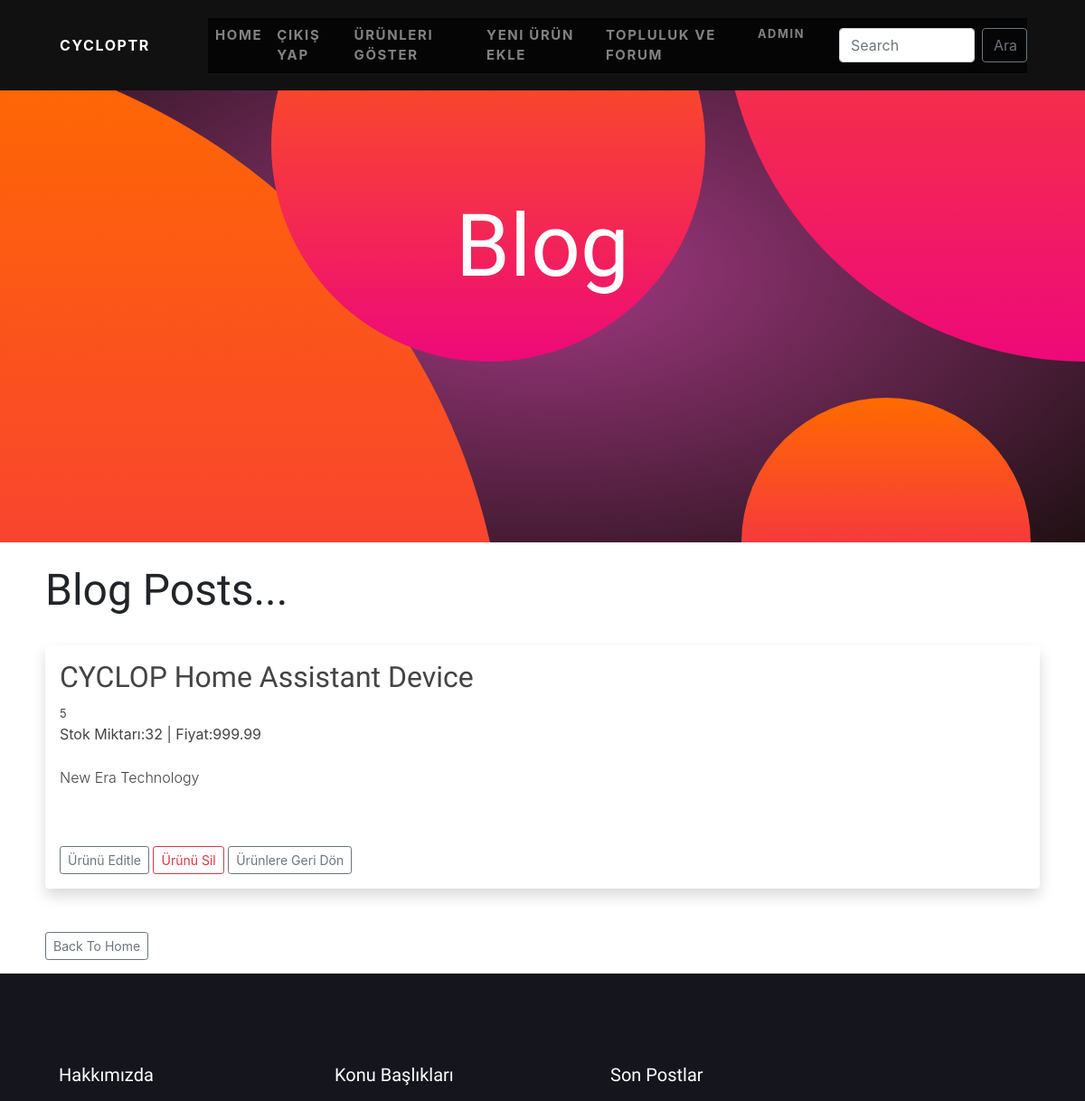
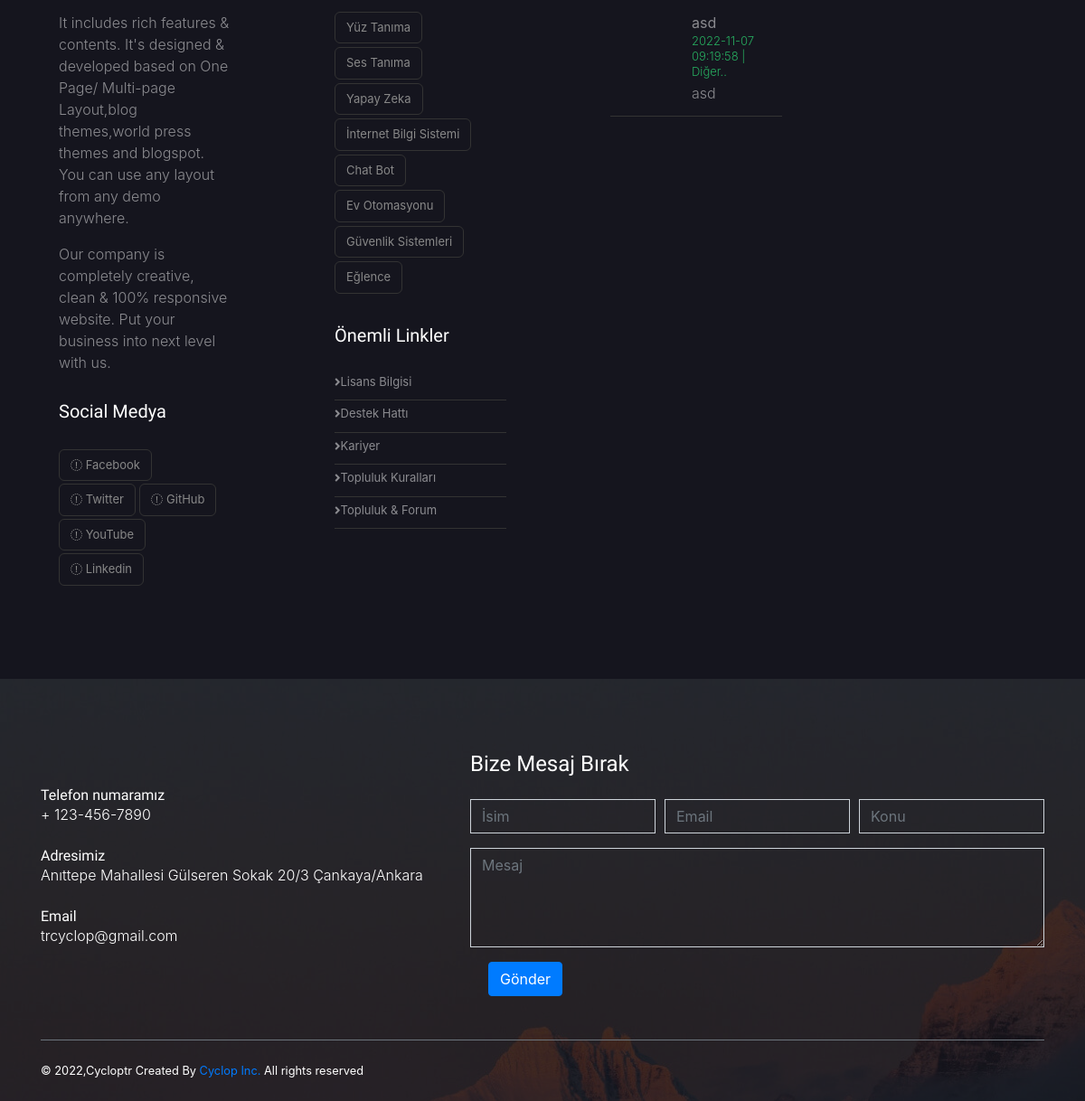
The page /product/1 (signed in) on the database its author committed (2 pictures, top to bottom).
### website/models.py (models this page shows)
class Products(dbsql.Model):
    id = dbsql.Column(dbsql.Integer , primary_key = True)
    name= dbsql.Column(dbsql.String(255),nullable = False)
    price = dbsql.Column(dbsql.Numeric(precision=10, scale=2),nullable = False)
    discount = dbsql.Column(dbsql.Integer,default = 0)
    stock = dbsql.Column(dbsql.Integer,nullable = False)
    date_added = dbsql.Column(dbsql.DateTime , default=datetime.utcnow)
    description = dbsql.Column(dbsql.Text,nullable= False)
    image_1 = dbsql.Column(dbsql.String(255),nullable=True,default = 'image.jpeg')
    image_2 = dbsql.Column(dbsql.String(255),nullable=True,default = 'image.jpeg')
    image_3 = dbsql.Column(dbsql.String(255),nullable=True,default = 'image.jpeg')

class Posts(dbsql.Model):
    id = dbsql.Column(dbsql.Integer , primary_key = True)
    title = dbsql.Column(dbsql.String(255))
    content = dbsql.Column(dbsql.Text)
    date_posted = dbsql.Column(dbsql.DateTime , default=datetime.utcnow)
    slug = dbsql.Column(dbsql.String(255))
    poster_id = dbsql.Column(dbsql.Integer, dbsql.ForeignKey('user.id'))

### website/auth.py (the view)
@auth.route('/product/<int:id>' , methods = ['GET','POST'])
@login_required
def product(id):
	posts_for_display=post_parser()
	product =  Products.query.get_or_404(id)
	return render_template("product.html",user=current_user,product = product,posts=posts_for_display)

### website/templates/product.html (shortened to what this page needs)
<!DOCTYPE html>
<html lang="en">
    <head>
        <link href="//maxcdn.bootstrapcdn.com/bootstrap/4.1.1/css/bootstrap.min.css" rel="stylesheet" id="bootstrap-css">
        <link href="{{ url_for('static', filename='css/pricing.css') }}" rel="stylesheet" type="text/css" />
        <link href="{{ url_for('static', filename='css/footer.css') }}" rel="stylesheet" type="text/css" />
        <link href="{{ url_for('static', filename='css/login.css') }}" rel="stylesheet" type="text/css" />
        <link href="{{ url_for('static', filename='css/contact.css') }}" rel="stylesheet" type="text/css" />
        <link href="{{ url_for('static', filename='css/animation.css') }}" rel="stylesheet" type="text/css" />
        <link href="{{ url_for('static', filename='css/teamcard.css') }}" rel="stylesheet" type="text/css" />
        <link href="{{ url_for('static', filename='css/bootstrapmodified.css') }}" rel="stylesheet" type="text/css" />
        <link href="{{ url_for('static', filename='css/home_search_button.css') }}" rel="stylesheet" type="text/css" />
    </head>
    <body id="page-top">
        <nav class="navbar navbar-expand-lg navbar-dark navbar-custom fixed-top">
            <a class="navbar-brand" href="#page-top" style="margin-left: 50px;">CYCLOPTR</a>
            <div class="container px-5">
                <div class="collapse navbar-collapse" id="navbarResponsive">
                    <ul class="navbar-nav ms-auto">
                        <li class="nav-item">
                            <a class="nav-link" href="/" id="home"class="active" style="font-size:15px ;">Home</a>
                        </li>
                        <li class="nav-item">
                            <a class="nav-link" href="/logout" id="logout" style="font-size:15px ;">Çıkış Yap</a>
                        </li>
                        <li class="nav-item">
                            <a class="nav-link" href="/show_products" id="show_products" style="font-size:15px ;">Ürünleri Göster</a>
                        </li>
                        <li class="nav-item">
                            <a class="nav-link" href="/add-products" id="add_products" style="font-size:15px ;">Yeni Ürün Ekle</a>
                        </li>
                        <li class="nav-item">
                            <a class="nav-link" href="/show-posts" id="show_posts" style="font-size:15px ;">Topluluk ve Forum</a>
                        </li>
                        {% if current_user.id == 1 %}
                        <li class="nav-item">
                            <a class="nav-link" href="{{ url_for('auth.admin')}}">Admin</a>
                          </li>
                        {% endif %}
                    </ul>
                    <form method="POST" action="{{ url_for('auth.search')}}" class="d-flex">
                        <input class="form-control me-2" type="search" placeholder="Search" aria-label="Search" name="searched">
                        <button class="btn btn-outline-secondary" type="submit">Ara</button>
                    </form>
                </div>
            </div>
        </nav>
        <header class="masthead text-center text-white">
            <div class="masthead-content">
                <div class="container px-5">
                    <h1 class="masthead-heading mb-0">Blog</h1>
                </div>
            </div>
            <div class="bg-circle-1 bg-circle"></div>
            <div class="bg-circle-2 bg-circle"></div>
            <div class="bg-circle-3 bg-circle"></div>
            <div class="bg-circle-4 bg-circle"></div>
        </header>
        <section id="scroll">
            <br/>
            <h1 style="font-size: 48px;margin-left: 50px;">Blog Posts...</h1>
            <br/>
            <div class="shadow p-3 mb-5 bg-body rounded" style="color: #444;margin-right: 50px;margin-left: 50px;">
                <h2 style="font-size: 32px;">{{ product.name}}</h2>
                <small> {{ product.discount}}</small><br/>
                Stok Miktarı:{{ product.stock}} | Fiyat:{{ product.price}}<br/><br/>
                {{ product.description|safe}}<br/><br/>
                {% if current_user.id == 1 %}
                <a href="{{url_for('auth.update_products',id = product.id)}}" class="btn btn-outline-secondary btn-sm">Ürünü Editle</a>
                <a href="{{url_for('auth.delete_products',id = product.id)}}" class="btn btn-outline-danger btn-sm">Ürünü Sil</a>
                {% endif %}
                <a href="{{ url_for('auth.show_products')}}" class="btn btn-outline-secondary btn-sm">Ürünlere Geri Dön</a>
            </div>
            <a href="{{ url_for('views.home')}}" class="btn btn-outline-secondary btn-sm" style="margin-left: 50px;margin-bottom: 15px;">Back To Home</a>
        </section>
        <footer class="kilimanjaro_area">
            <div class="foo_top_header_one section_padding_100_70">
                <div class="container">
                    <div class="row">
                        <div class="col-12 col-md-6 col-lg-3" style="width: 240px;">
                            <div class="kilimanjaro_part">
                                <h5>Hakkımızda</h5>
                                <p>It includes rich features & contents. It's designed & developed based on One Page/ Multi-page Layout,blog themes,world press themes and blogspot. You can use any layout from any demo anywhere.</p>
                                <p>Our company is completely creative, clean & 100% responsive website. Put your business into next level with us.</p>
                            </div>
                            <div class="kilimanjaro_part m-top-15">
                                <h5>Social Medya</h5>
                                <ul class="kilimanjaro_social_links">
                                    <li><a href="#"><i class="fa fa-facebook" aria-hidden="true"></i> Facebook</a></li>
                                    <li><a href="#"><i class="fa fa-twitter" aria-hidden="true"></i> Twitter</a></li>
                                    <li><a target="_blank" href="https://github.com/SAOCyper" ><i class="fa fa-github" aria-hidden="true"></i> GitHub</a></li>
                                    <li><a href="#"><i class="fa fa-youtube" aria-hidden="true"></i> YouTube</a></li>
                                    <li><a href="#"><i class="fa fa-linkedin" aria-hidden="true"></i> Linkedin</a></li>
                                </ul>
                            </div>
                        </div>
                        <div class="col-12 col-md-6 col-lg-3" style="width: 240px;">
                            <div class="kilimanjaro_part">
                                <h5>Konu Başlıkları</h5>
                                <ul class=" kilimanjaro_widget">
                                    <li><a href="#">Yüz Tanıma</a></li>
                                    <li><a href="#">Ses Tanıma</a></li>
                                    <li><a href="#">Yapay Zeka</a></li>
                                    <li><a href="#">İnternet Bilgi Sistemi</a></li>
                                    <li><a href="#">Chat Bot</a></li>
                                    <li><a href="#">Ev Otomasyonu</a></li>
                                    <li><a href="#">Güvenlik Sistemleri</a></li>
                                    <li><a href="#">Eğlence</a></li>
                                </ul>
                            </div>
                            <div class="kilimanjaro_part m-top-15">
                                <h5>Önemli Linkler</h5>
                                <ul class="kilimanjaro_links">
                                    <li><a href="terms-and-conditions"><i class="fa fa-angle-right" aria-hidden="true"></i>Lisans Bilgisi</a></li>
                                    <li><a href="#"><i class="fa fa-angle-right" aria-hidden="true"></i>Destek Hattı</a></li>
                                    <li><a href="#"><i class="fa fa-angle-right" aria-hidden="true"></i>Kariyer</a></li>
                                    <li><a href="#"><i class="fa fa-angle-right" aria-hidden="true"></i>Topluluk Kuralları</a></li>
                                    <li><a href="show-posts"><i class="fa fa-angle-right" aria-hidden="true"></i>Topluluk & Forum</a></li>
                                </ul>
                            </div>
                        </div>
                        <div class="col-12 col-md-6 col-lg-3" >
                            <div class="kilimanjaro_part">
                                <h5>Son Postlar</h5>
                                {% for post in posts %}
                                    <div class="kilimanjaro_blog_area">
                                        <div class="kilimanjaro_thumb">
                                        </div>
                                        <a href="#">{{ post.title}}</a><br/>
                                        <p class="kilimanjaro_date">{{ post.date_posted}} | {{ post.slug}}</p>
                                        <p>{{ post.content|safe}}</p>
                                    </div>
                                {% endfor %}
                            </div>
                        </div>
                    </div>
                </div>
            </div>
        </footer>
        <section id="contact" class="section has-img-bg pb-0" style="background: url('../static/images/section.jpg');">
            <div class="container">
                <div class="row align-items-center">
                    <div class="col-md-5 my-3">
                        <h6 class="mb-0">Telefon numaramız</h6>
                        <p class="mb-4">+ 123-456-7890</p>
                        <h6 class="mb-0">Adresimiz</h6>
                        <p class="mb-4">Anıttepe Mahallesi Gülseren Sokak 20/3 Çankaya/Ankara</p>
                        <h6 class="mb-0">Email</h6>
                        <p class="mb-0">trcyclop@gmail.com</p>
                    </div>
                    <div class="col-md-7">
                        <form method="POST" action="send_messages">
                            <h4 class="mb-4">Bize Mesaj Bırak</h4>
                            <div class="form-row">
                                <div class="form-group col-sm-4">
                                    <input type="text" class="form-control text-white rounded-0 bg-transparent" name="name" placeholder="İsim">
                                </div>
                                <div class="form-group col-sm-4">
                                    <input type="email" class="form-control text-white rounded-0 bg-transparent" name="email" placeholder="Email">
                                </div>
                                <div class="form-group col-sm-4">
                                    <input type="text" class="form-control text-white rounded-0 bg-transparent" name="subject" placeholder="Konu">
                                </div>
                                <div class="form-group col-12" style="margin:auto ;">
                                    <textarea name="message" id="" cols="30" rows="4" class="form-control text-white rounded-0 bg-transparent" placeholder="Mesaj"></textarea>
                                </div>
                                <div class="form-group col-12 mb-0">
                                    <button type="submit" class="btn btn-primary rounded w-md mt-3">Gönder</button>
                                </div>
                            </div>
                        </form>
                    </div>
                </div>
                <footer class="mt-5 py-4 border-top border-secondary">
                    <p class="mb-0 small">&copy; <script>document.write(new Date().getFullYear())</script>,Cycloptr Created By  <a href="https://cycloptr.com/" target="_blank"> Cyclop Inc.</a>  All rights reserved </p>
                </footer>
            </div>
        </section>
    </body>
</html>

### rows shown on the page
Products: name "CYCLOP Home Assistant Device", discount "5", stock "32", price "999.99", description "New Era Technology"
Posts: title "asd", date_posted "2022-11-07 09:19:58", slug "Diğer..", content "asd"
